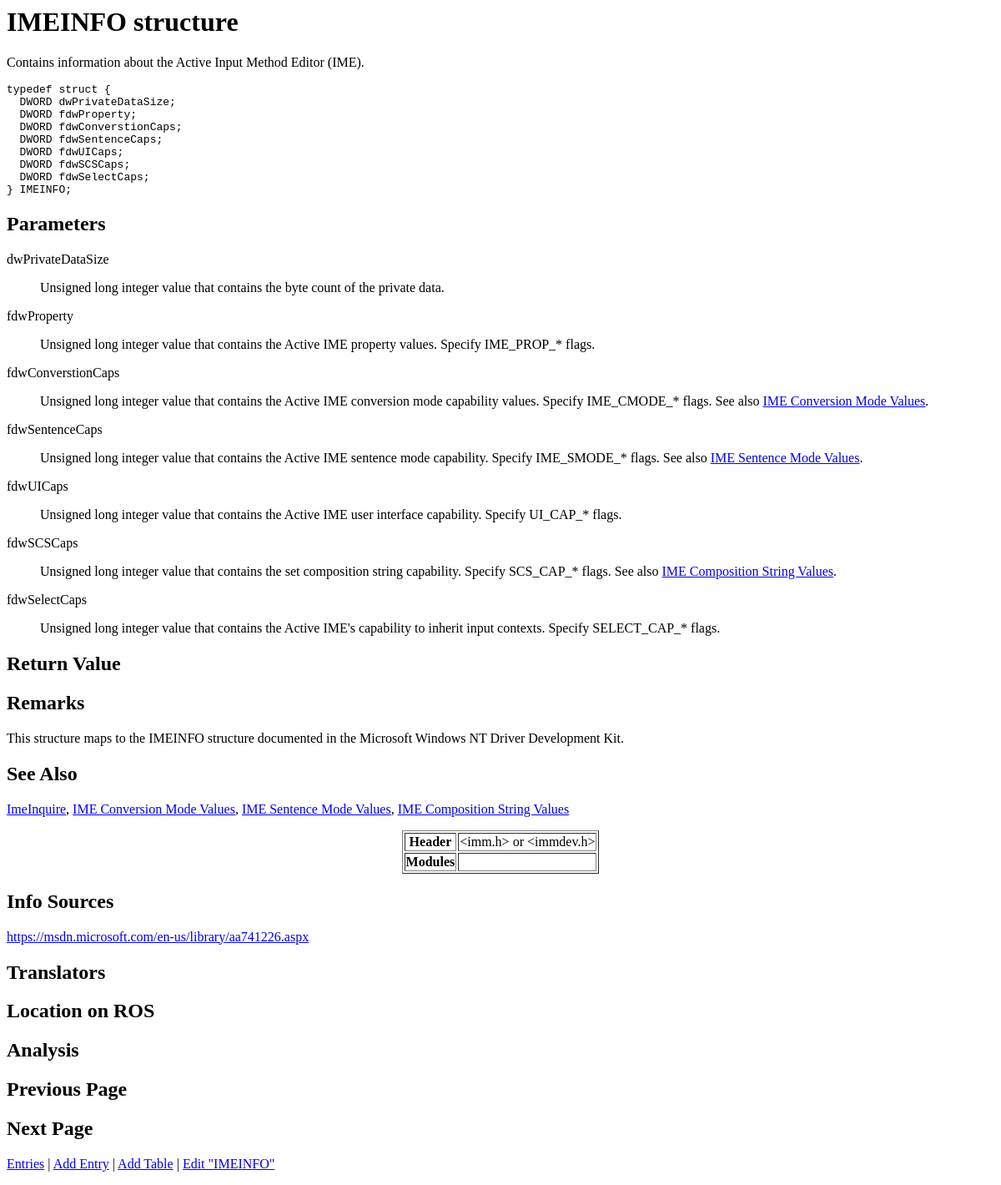
The page /show_entry.php?entry_name=IMEINFO on the database as committed earlier.
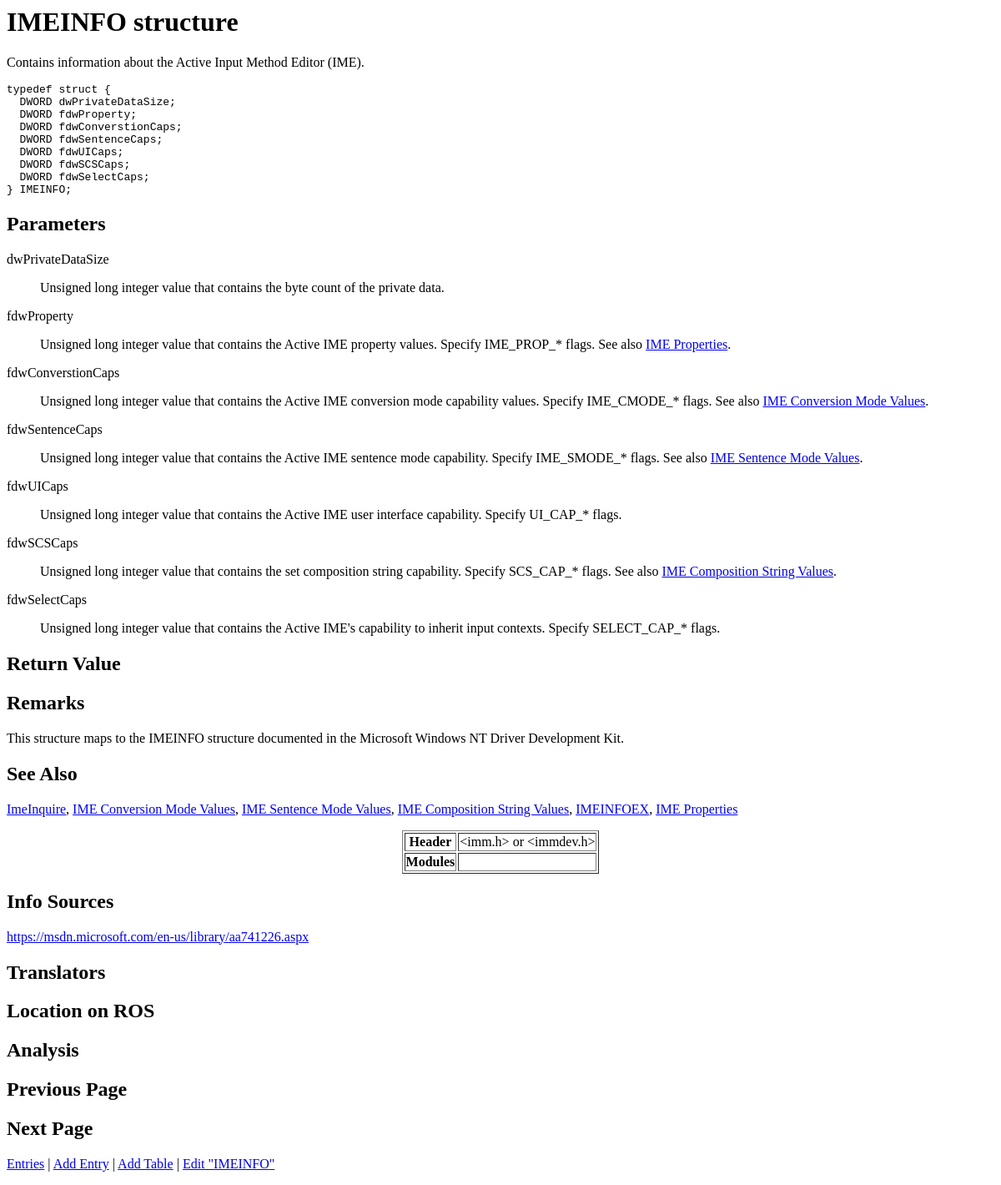
The same page on the database as committed later.
### tables this page shows
CREATE TABLE `entries` (
  `entry_name` varchar(60) NOT NULL,
  `entry_type` varchar(32) NOT NULL,
  `description` varchar(8192) DEFAULT NULL,
  `syntax` varchar(2048) DEFAULT NULL,
  `parameters` varchar(2048) DEFAULT NULL,
  `return_value` varchar(1024) DEFAULT NULL,
  `remarks` varchar(4096) DEFAULT NULL,
  `see_also` varchar(2048) DEFAULT NULL,
  `added_time` timestamp NOT NULL DEFAULT current_timestamp(),
  `modified_time` timestamp NOT NULL DEFAULT current_timestamp(),
  `header` varchar(128) DEFAULT NULL,
  `modules` varchar(128) DEFAULT NULL,
  `sources` varchar(256) DEFAULT NULL,
  `translators` varchar(128) DEFAULT NULL,
  `ros_location` varchar(256) DEFAULT NULL,
  `analysis` varchar(512) DEFAULT NULL,
  `prev_page` varchar(64) NOT NULL,
  `next_page` varchar(64) NOT NULL
);

### show_entry.php (the view, shortened to what this page needs)
<?php
function translate($text) {
	return $text;
}
function get_field($name) {
	global $assoc;
	if (isset($assoc) && isset($assoc[$name])) {
		return htmlspecialchars($assoc[$name]);
	}
	return NULL;
}
function get_paragraph($field) {
	$field = preg_replace('/\r\n/', "\n", $field);
	$field = preg_replace('/\n\n\n+/', "\n\n", $field);
	$field = preg_replace('/\n +\n/', "\n\n", $field);
	$paragraphs = explode("\n\n", $field);
	$array = array();
	foreach ($paragraphs as $paragraph) {
		if (preg_match('/^ *\* /', $paragraph)) {
			$items = preg_split('/(^|\n) *\*/', $paragraph);
			array_shift($items);
			$paragraph = "<ul>\n";
			foreach ($items as $item) {
				$paragraph .= "<li>";
				$paragraph .= $item;
				$paragraph .= "</li>\n";
			}
			$paragraph .= "</ul>\n";
		} else if (preg_match('/\[table:([^\]]+)\]/m', $paragraph, $matches)) {
			$paragraph = get_table($matches[1]);
		} else if (preg_match('/&lt;pre&gt;/m', $paragraph, $matches) &&
                   preg_match('/&lt;\/pre&gt;/m', $paragraph, $matches)) {
            $paragraph = str_replace("&lt;pre&gt;", "", $paragraph);
            $paragraph = str_replace("&lt;/pre&gt;", "", $paragraph);
            $paragraph = "<pre>" . $paragraph . "</pre>\n";
		} else {
			$paragraph = "<p>" . $paragraph . "</p>\n";
		}
		$array[] = $paragraph;
	}
	return implode("\n", $array);
}
function get_parameters($name) {
	$value = get_field($name);
	$lines = explode(constant('PARAM_SEP'), $value);
	$a = array();
	foreach ($lines as $line) {
		$a[] = explode(constant('PARAM_DASH'), $line);
	}
	$str = "<dl>\n";
	foreach ($a as $item) {
		$item[0] = trim($item[0]);
		$item[1] = trim($item[1]);
		$str .= "<dt>" . $item[0] . "</dt>\n";
		$str .= "<dd>" . get_paragraph($item[1]) . "</dd>\n";
	}
	$str .= "</dl>\n";
	return $str;
}
function get_sources($name) {
	$sources = get_field($name);
	return preg_replace('/^((https?|ftp)(:\/\/[-_.!~*\'()a-zA-Z0-9;\/?:\@&=+\$,%#]+))$/', '<a href="${1}" target="_blank">${1}</a>', $sources);
}
function get_see_also() {
	$see_also = get_field("see_also");
	if ($see_also) {
		$see_also = explode("|", $see_also);
		$a = array();
		foreach ($see_also as $item) {
			$item = trim($item);
			$a[] = "<a href=\"show_entry.php?entry_name=" . $item . "\">" . $item . "</a>";
		}
		return implode(", ", $a);
	}
	return "";
}
function replace_keyword($text) {
	$see_also = get_field("see_also");
	if ($see_also) {
		$see_also = explode("|", $see_also);
		sort($see_also);
		$see_also = array_reverse($see_also);
		foreach ($see_also as $item) {
			$item = trim($item);
			$text = preg_replace("/\\b" . $item . "\\b/",
				'<a href="show_entry.php?entry_name=' . $item . '">' . $item . "</a>",
				$text
			);
		}
	}
	return $text;
}
$names = array(
	'entry_name',
	'entry_type',
	'description',
	'syntax',
	'parameters',
	'return_value',
	'remarks',
	'see_also',
	'header',
	'modules',
	'sources',
	'translators',
	'ros_location',
	'analysis',
	'prev_page',
	'next_page'
);
$mysqli = new mysqli("localhost", "root");
if ($mysqli) {
	$mysqli->set_charset("utf8");
	$mysqli->select_db(constant('DB_NAME'));
	$q = "SELECT ";
	$i = 0;
	foreach ($names as $name) {
		if ($i != 0) {
			$q .= ", ";
		}
		$q .= $name;
		$i++;
	}
	$q .= " FROM entries ";
	$q .= "WHERE entry_name='";
	$q .= $mysqli->real_escape_string($_GET["entry_name"]);
	$q .= "'";
	$result = $mysqli->query($q);
	if ($result) {
		$assoc = $result->fetch_array(MYSQLI_ASSOC);
	} else {
		echo $mysqli->error;
	}
} else {
	echo "cannot connect";
}
?><html><head>
</head>
<body>
<h1><?= translate(get_field("entry_name")) . " " . get_field("entry_type") ?></h1>
<?= replace_keyword(get_paragraph(get_field("description"))) ?>
<pre><?= get_field("syntax") ?></pre>
<h2>Parameters</h2>
<?= replace_keyword(get_parameters("parameters"))  ?>
<h2>Return Value</h2>
<h2>Remarks</h2>
<?= replace_keyword(get_paragraph(get_field("remarks"))) ?>
<h2>See Also</h2>
<p>
	<?= get_see_also() ?>
</p>
<table border="1" align="center">
	<tr>
		<th>Header</th>
		<td><?= get_field("header") ?></td>
	</tr>
	<tr>
		<th>Modules</th>
		<td><?= get_field("modules") ?></td>
	</tr>
</table>
<h2>Info Sources</h2>
<p>
	<?= get_sources("sources") ?>
</p>
<h2>Translators</h2>
<h2>Location on ROS</h2>
<h2>Analysis</h2>
<h2>Previous Page</h2>
<h2>Next Page</h2>
<p>
	<a href="entries.php">Entries</a> |
	<a href="add_entry.php">Add Entry</a> |
	<a href="add_table.php">Add Table</a> |
	<a href="edit_entry.php?entry_name=<?= $_GET["entry_name"] ?>">Edit "<?= $_GET["entry_name"] ?>"</a>
</p>
</body></html>

Rows that differ between the two databases and show on the page:
changed entries "IMEINFO": see_also "ImeInquire IME Conversion Mode Values IME Sentence Mode Values IME Composition String Values" → "ImeInquire IME Conversion Mode Values IME Sentence Mode Values IME Composition String Values IMEINFOEX IME Properties"
Other text that changed with them:
get_see_also(): ", , ," → ", , , , ,"
new list line: "fdwProperty Unsigned long integer value that contains the Active IME property values. Specify IME_PROP_* flags. See also IME Properties ."
list line gone: "fdwProperty Unsigned long integer value that contains the Active IME property values. Specify IME_PROP_* flags."
